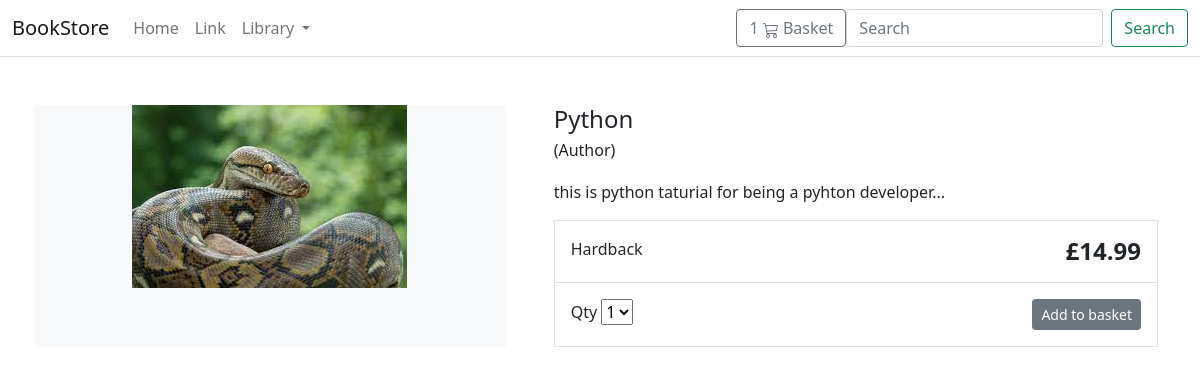
/item/py/, run on the app's committed database.
### store/models.py (models this page shows, shortened)
class Product(models.Model):
    category = models.ForeignKey(Category,related_name='product',on_delete=models.CASCADE)
    created_by=models.ForeignKey(User,related_name="product_creator",on_delete=models.CASCADE)
    title=models.CharField(max_length=255)
    auther=models.CharField(max_length=255)
    describtion=models.TextField(blank=True)
    img=models.ImageField(upload_to='images/')
    slug=models.SlugField(max_length=255)
    price=models.DecimalField(max_digits=5,decimal_places=2)
    instock=models.BooleanField(default=True)
    isactive=models.BooleanField(default=True)
    created=models.TimeField(auto_now_add=True)
    updated=models.TimeField(auto_now=True)
    objects=models.Manager()
    products=ProductManager()
    class Meta:
        verbose_name_plural= 'Products'
        ordering=('-created',)

### store/views.py (the view)
# urls.py: path("item/<slug:slug>/",views.product_details,name='prod_details'),
def product_details(request,slug ):
    product=get_object_or_404(Product,slug=slug,instock=True)
    return render(request,"store/product.html",{"product":product})

### basket/contex_processor.py (called while the page is built)
def basket(request):
    return {"basket":Basket(request)}

### store/models.py (called while the page is built)
    def get_absolute_url(self):
        return reverse("store:categories",args=[self.slug])

### store/views.py (called while the page is built)
def categories(request):
     return  {"categories":Category.objects.all()}

### templates/store/product.html (shortened to what this page needs)
{% extends "../base.html"%}
{%load static %}
{%block content%}
<div class="container">
    <main class="pt-5">
        <div class="row g-3">
            <div class="col-md-5 col-lg-5 order-md-first bg-light">
                <img class="img-fluid mx-auto d-block"  alt="Responsive image" src="{{product.img.url }}">
            </div>
            <div class="col-md-7 col-lg-7 ps-md-3 ps-lg-5">
                <h1 class="mb-0 h4">{{ product.title }}</h1>
                <p> (Author)</p>
                <p>{{ product.describtion|slice:":355" }}...</p>
                <div class="border">
                    <div class="col border-bottom">
                        <div class="row p-3">
                            <div class="col-6">Hardback</div>
                            <div class="col-6 text-end"><span class="h4 fw-bold">£{{ product.price }}</span></div>
                        </div>
                    </div>
                    <div class="col">
                        <div class="row p-3">
                            <div class="col-6">
                                <label for="select">Qty</label>
                                <select id="select">
                                    <option value="">1</option>
                                </select>
                            </div>
                            <div class="col-6 text-end">
                                <button type="button" id="add-button" value="{{product.id}}" class="btn btn-secondary btn-sm">Add to basket</button>
                            </div>
                        </div>
                    </div>
                </div>
            </div>
        </div>
    </main>
</div>
{%endblock%}

### data on the page
Product: img (picture), title "Python", describtion "this is python taturial for being a pyhton developer", price "14.99"
